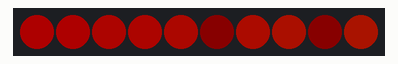
Simulated run of this program. Board: Raspberry Pi Pico running CircuitPython. Shown: 10 RGB LEDs in strip order, left to right. Dim RGB values are drawn brighter than linear; random numbers come from a fixed seed; library files of the repository ran but are not shown: blink.py, sparklepulse.py, comet.py, chase.py, pulse.py, sparkle.py, rainbowchase.py, rainbowsparkle.py.

Above: at 0.09 s.
At 5.58 s:
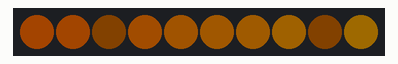
At 8.94 s:
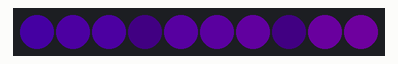
At 19.21 s:
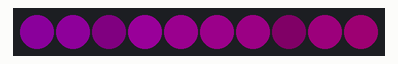
At 28.56 s:
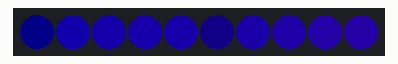
At 39.45 s:
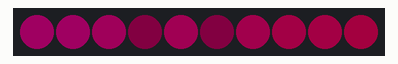

The program:

default.py
```python
import board
import neopixel

from adafruit_led_animation.animation.blink import Blink
from adafruit_led_animation.animation.sparklepulse import SparklePulse
from adafruit_led_animation.animation.comet import Comet
from adafruit_led_animation.animation.chase import Chase
from adafruit_led_animation.animation.pulse import Pulse
from adafruit_led_animation.animation.sparkle import Sparkle
from adafruit_led_animation.animation.rainbowchase import RainbowChase
from adafruit_led_animation.animation.rainbowsparkle import RainbowSparkle
from adafruit_led_animation.animation.rainbowcomet import RainbowComet
from adafruit_led_animation.animation.solid import Solid
from adafruit_led_animation.animation.colorcycle import ColorCycle
from adafruit_led_animation.animation.rainbow import Rainbow
from adafruit_led_animation.animation.customcolorchase import CustomColorChase
from adafruit_led_animation.sequence import AnimationSequence
from adafruit_led_animation.color import PURPLE, WHITE, AMBER, JADE, MAGENTA, ORANGE, RED, BLUE

pixels = neopixel.NeoPixel(board.GP24, 10)
pixels.brightness = 0.2

blink = Blink(pixels, speed=0.5, color=JADE)
colorcycle = ColorCycle(pixels, speed=0.4, colors=[MAGENTA, ORANGE])
comet = Comet(pixels, speed=0.01, color=PURPLE, tail_length=10, bounce=True)
chase = Chase(pixels, speed=0.1, size=3, spacing=6, color=WHITE)
pulse = Pulse(pixels, speed=0.1, period=3, color=AMBER)
sparkle = Sparkle(pixels, speed=0.1, color=PURPLE, num_sparkles=10)
solid = Solid(pixels, color=JADE)
rainbow = Rainbow(pixels, speed=0.1, period=2)
sparkle_pulse = SparklePulse(pixels, speed=0.1, period=3, color=JADE)
rainbow_comet = RainbowComet(pixels, speed=0.1, tail_length=7, bounce=True)
rainbow_chase = RainbowChase(pixels, speed=0.1, size=3, spacing=2, step=8)
rainbow_sparkle = RainbowSparkle(pixels, speed=0.1, num_sparkles=15)
custom_color_chase = CustomColorChase(
    pixels, speed=0.1, size=2, spacing=3, colors=[ORANGE, WHITE, JADE]
)


animations = AnimationSequence(
    # blink
    # colorcycle
    # comet
    rainbow_sparkle,
    # chase,
    # solid
    pulse,
    sparkle,
    rainbow,
    rainbow_comet,
    sparkle_pulse,
    rainbow_chase,
    custom_color_chase,
    advance_interval=300,
    auto_clear=True,
)

while True:
    animations.animate()
```
